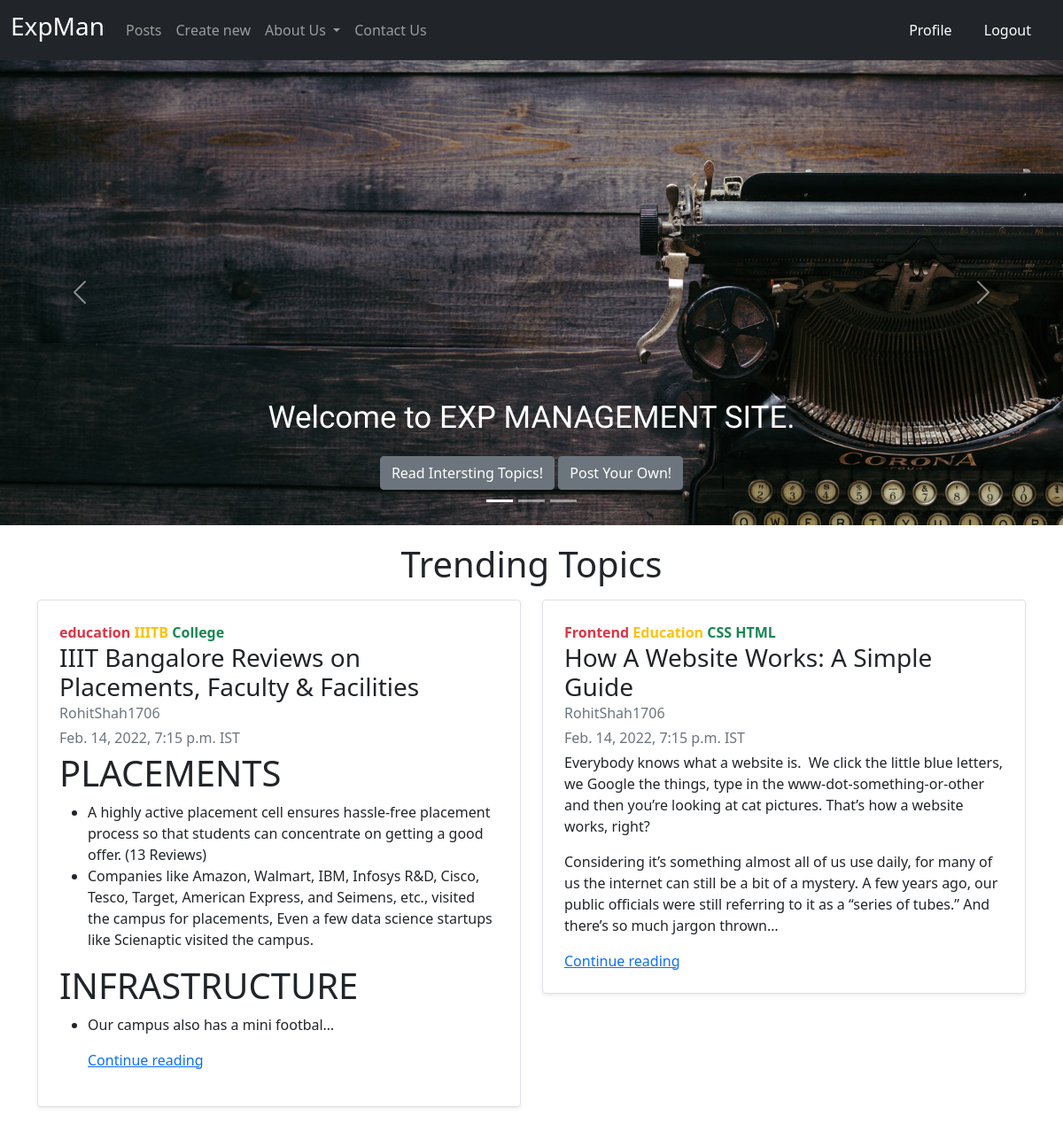
Screenshot of / (signed in) with the database file from the repository.
### main/models.py (models this page shows, shortened)
class Post(models.Model):
    author=models.ForeignKey(Account,on_delete=models.CASCADE)
    title=models.CharField(max_length=15)
    date_created = models.DateTimeField(auto_now_add=True)
    likes = models.ManyToManyField(Account, related_name='like')
    content=models.TextField()

class Tags(models.Model):
    Post=models.ForeignKey(Post,on_delete=models.CASCADE)
    tag=models.CharField(max_length=15)

class Account(AbstractBaseUser):
    email=models.EmailField(verbose_name="email",max_length=60,unique=True)
    username=models.CharField(max_length=30,unique=True)
    date_joined=models.DateTimeField(verbose_name="date joined",auto_now_add=True)
    last_login=models.DateTimeField(verbose_name="last login",auto_now=True)
    is_admin=models.BooleanField(default=False)
    is_active=models.BooleanField(default=True)
    is_staff=models.BooleanField(default=False)
    is_superuser=models.BooleanField(default=False)
    gender=models.CharField(max_length=1,choices=(("M","MALE"),("F","FEMALE")))
    profession=models.CharField(max_length=1,choices=(("S","STUDENT"),("P","PROFESSIONAL")))
    bio=models.CharField(max_length=200)
    profile_photo=models.ImageField(upload_to='images')
    USERNAME_FIELD='email'
    REQUIRED_FIELDS=['username',]
    objects=MyAccountManager()

### main/views.py (the view, shortened to what this page needs)
# urls.py: 2. Add a URL to urlpatterns:  path('', views.home, name='home')
def home(request):
    trending=Post.objects.annotate(num_likes=Count("likes")).order_by("-num_likes")[:2]
    print(trending)
    if request.POST and 'login' in request.POST and not request.user.is_authenticated:
        a,b=login(request)
        if not a:
            return render(request,"home.html",{"error":b,"show":True,"trending":trending})
        else:
            return render(request,"home.html",{"success":" ","show":True,"trending":trending})
    return render(request,"home.html",{"trending":trending})

### main/templates/home.html (shortened to what this page needs)
{%extends "index.html"%}
{% load static %}
{%block content%}
  <div id="carouselExampleCaptions" class="carousel slide" data-bs-ride="carousel">
    <div class="carousel-indicators">
      <button type="button" data-bs-target="#carouselExampleCaptions" data-bs-slide-to="0" class="active"
        aria-current="true" aria-label="Slide 1"></button>
      <button type="button" data-bs-target="#carouselExampleCaptions" data-bs-slide-to="1"
        aria-label="Slide 2"></button>
      <button type="button" data-bs-target="#carouselExampleCaptions" data-bs-slide-to="2"
        aria-label="Slide 3"></button>
    </div>
    <div class="carousel-inner carousel-fade">
      <div class="carousel-item active">
        <img src="{%static '/images_home/1.png'%}" class="d-block w-100" alt="...">
        <div class="carousel-caption d-none d-md-block">
          <p class="homeUnderImg text-white" id="carsCol" >Welcome to EXP MANAGEMENT SITE.</p>
          <a href="/posts" button class="btn btn-secondary">Read Intersting Topics!</a>
          <a href="/create_post" class="btn btn-secondary">Post Your Own!</a>
        </div>
      </div>
    </div>
    <button class="carousel-control-prev" type="button" data-bs-target="#carouselExampleCaptions" data-bs-slide="prev">
      <span class="carousel-control-prev-icon" aria-hidden="true"></span>
    </button>
    <button class="carousel-control-next" type="button" data-bs-target="#carouselExampleCaptions" data-bs-slide="next">
      <span class="carousel-control-next-icon" aria-hidden="true"></span>
    </button>
  </div>
  <h1 class="trendHead">Trending Topics</h1>
  <div class="container my-3">
    <div class="row mb-2">
      <div class="col-md-6">
        <div class="row g-0 border rounded overflow-hidden flex-md-row mb-4 shadow-sm h-md-250 position-relative"
            id="readPost">
            <div class="col p-4 d-flex flex-column position-static" id="ptContent">
                <div>
                    <b class="mb-2 text-danger needsInline">{{trending.0.tags_set.all.0.tag}}</b>
                    <b class="mb-2 text-warning needsInline">{{trending.0.tags_set.all.1.tag}}</b>
                    <b class="mb-2 text-success needsInline">{{trending.0.tags_set.all.2.tag}}</b>
                </div>
                <h3 class="mb-0">{{trending.0.title}}</h3>
                <div class="mb-1 text-muted">{{trending.0.author.username}}</div>
                <div class="mb-1 text-muted">{{trending.0.date_created}} IST</div>
                <p class="card-text mb-auto">{{trending.0.content|safe|truncatechars:500}}</p>
                <a href="/posts/{{trending.0.id}}" class="stretched-links">Continue reading</a>
            </div>
        </div></div>
      <div class="col-md-6">
        <div class="row g-0 border rounded overflow-hidden flex-md-row mb-4 shadow-sm h-md-250 position-relative"
            id="readPost">
            <div class="col p-4 d-flex flex-column position-static" id="ptContent">
                <div>
                    <b class="mb-2 text-danger needsInline">{{trending.1.tags_set.all.0.tag}}</b>
                    <b class="mb-2 text-warning needsInline">{{trending.1.tags_set.all.1.tag}}</b>
                    <b class="mb-2 text-success needsInline">{{trending.1.tags_set.all.2.tag}}</b>
                </div>
                <h3 class="mb-0">{{trending.1.title}}</h3>
                <div class="mb-1 text-muted">{{trending.1.author.username}}</div>
                <div class="mb-1 text-muted">{{trending.1.date_created}} IST</div>
                <p class="card-text mb-auto">{{trending.1.content|safe|truncatechars:500}}</p>
                <a href="/posts/{{trending.1.id}}" class="stretched-links">Continue reading</a>
            </div>
        </div>
      </div>
    </div>
  </div>
{%endblock%}

### main/templates/index.html (style rules this page uses)
.homeUnderImg { font-family: 'Supermercado One', cursive; font-size: 35px; }
.trendHead { margin-top: 20px; text-align: center; }

### rows the page displays
Post: id.tag "education", id.tag "IIITB", id.tag "College", title "IIIT Bangalore Reviews on Placements, Faculty & Facilities", author.username "RohitShah1706", date_created "Feb. 14, 2022, 7:15 p.m.", content "PLACEMENTS A highly active placement cell ensures hassle-free placement process so that students can concentrate on getting a good offer. (13 Reviews) Companies like Amazon, Walmart, IBM, Infosys R&D, Cisco, Tesco, Target, American Express, and Seimens, etc., visited the campus for placements, Even a few data science startups like Scienaptic visited the campus. INFRASTRUCTURE Our campus also has a mini footbal…"
Post: id.tag "Frontend", id.tag "Education", id.tag "CSS HTML", title "How A Website Works: A Simple Guide", author.username "RohitShah1706", date_created "Feb. 14, 2022, 7:15 p.m.", content "Everybody knows what a website is. We click the little blue letters, we Google the things, type in the www-dot-something-or-other and then you’re looking at cat pictures. That’s how a website works, right? Considering it’s something almost all of us use daily, for many of us the internet can still be a bit of a mystery. A few years ago, our public officials were still referring to it as a “series of tubes.” And there’s so much jargon thrown…"
